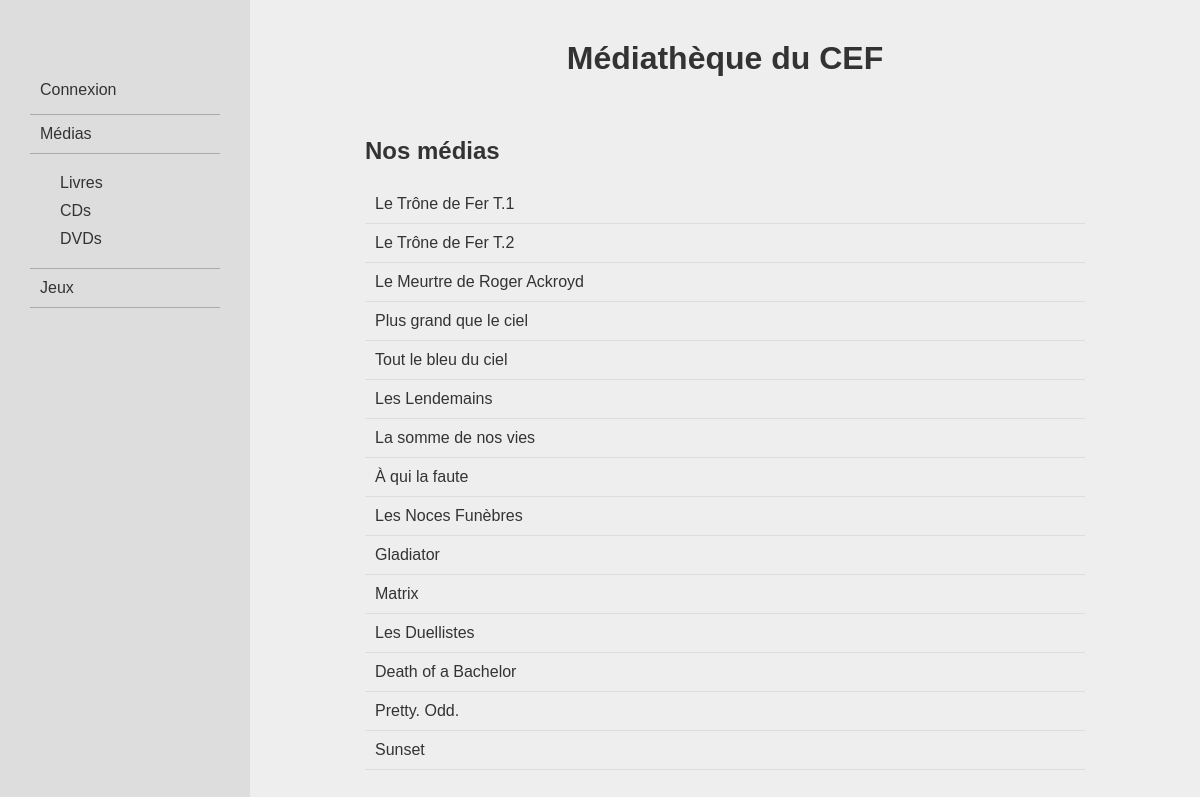
The page / on the database its author committed.
### logisticMediatheque/models.py (models this page shows, shortened)
class Medias (models.Model):
    title = models.CharField(max_length = 100, unique = True)
    issue = models.DateField()
    borrower = models.ForeignKey(Membres, on_delete= models.DO_NOTHING, null=True)
    dateLoan = models.DateField(null = True, blank = True)
    timeLoan = models.IntegerField(null = True)
    MEDIATYPES = [
        ("livre", "Livre"),
        ("cd", "CD"),
        ("dvd", "DVD")
    ]
    mediaType = models.CharField(choices=MEDIATYPES, max_length=5, default="livre")

### logisticMediatheque/views/views_medias.py (the view)
# urls.py: path('', views_medias.listMedias, name = 'listMedias'),
def listMedias(request):
    return render(request, "logisticMediatheque/lists/listMedias.html", {"items": Medias.objects.all() })

### logisticMediatheque/templates/logisticMediatheque/lists/listMedias.html (shortened to what this page needs)
{% extends 'logisticMediatheque/base.html' %}
{% block content %}
    <h2>Nos médias {{type}}</h2>
    {% for item in items %}
        <div class="item">
            <a href="{% url 'logisticMediatheque:mediaDetail' item.mediaType item.id %}">{{item.title}}</a>
        </div>
    {% endfor %}
{% endblock content %}

### mediathequeCEF/static/css/style.css (style rules this page uses)
body { background-color: #eee; color:#333; font-family: sans-serif; margin:0; box-sizing: border-box; }
a { text-decoration: none; color:#333; }
.item { border-bottom: 1px solid #ddd; margin: 0; padding: 10px; display: flex; justify-content: space-between; }

### rows shown on the page
Medias: title "Le Trône de Fer T.1"
Medias: title "Le Trône de Fer T.2"
Medias: title "Le Meurtre de Roger Ackroyd"
Medias: title "Plus grand que le ciel"
Medias: title "Tout le bleu du ciel"
Medias: title "Les Lendemains"
Medias: title "La somme de nos vies"
Medias: title "À qui la faute"
Medias: title "Les Noces Funèbres"
Medias: title "Gladiator"
Medias: title "Matrix"
Medias: title "Les Duellistes"
Medias: title "Death of a Bachelor"
Medias: title "Pretty. Odd."
Medias: title "Sunset"
